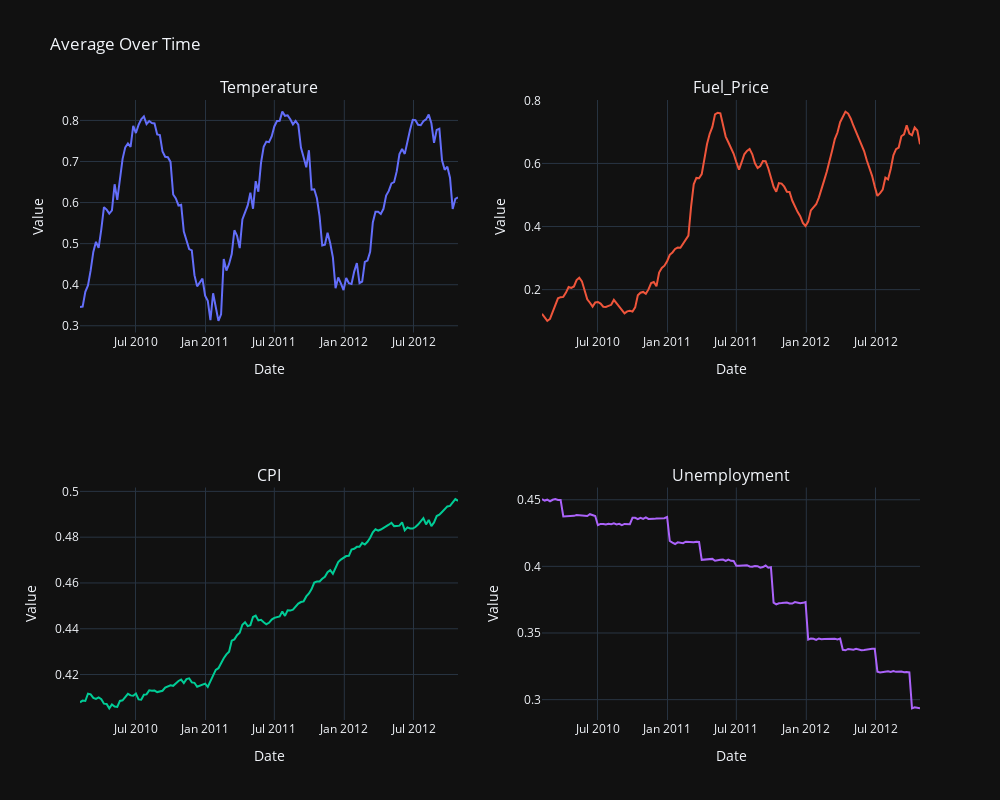

The code cell stored with this chart in its notebook:
### Code cell
for i , col in enumerate(columns_to_plot):
    plotday(col, row_num = i//2+1 , col_num = i%2+1)
fig.show()

### Figure 1 — Plotly figure (JSON) as saved in the notebook; plotly's stock layout.template omitted (floating-point values rounded to 4 significant figures; data arrays with more than 128 entries replaced by an {"elided": "..."} marker saying what was removed)
{"data": [{"mode": "lines", "name": "Temperature", "type": "scatter", "x": {"elided": "143 str values"}, "xaxis": "x", "y": {"elided": "143 float values"}, "yaxis": "y"}, {"mode": "lines", "name": "Fuel_Price", "type": "scatter", "x": {"elided": "143 str values"}, "xaxis": "x2", "y": {"elided": "143 float values"}, "yaxis": "y2"}, {"mode": "lines", "name": "CPI", "type": "scatter", "x": {"elided": "143 str values"}, "xaxis": "x3", "y": {"elided": "143 float values"}, "yaxis": "y3"}, {"mode": "lines", "name": "Unemployment", "type": "scatter", "x": {"elided": "143 str values"}, "xaxis": "x4", "y": {"elided": "143 float values"}, "yaxis": "y4"}], "layout": {"annotations": [{"font": {"size": 16}, "showarrow": false, "text": "Temperature", "x": 0.225, "xanchor": "center", "xref": "paper", "y": 1, "yanchor": "bottom", "yref": "paper"}, {"font": {"size": 16}, "showarrow": false, "text": "Fuel_Price", "x": 0.775, "xanchor": "center", "xref": "paper", "y": 1, "yanchor": "bottom", "yref": "paper"}, {"font": {"size": 16}, "showarrow": false, "text": "CPI", "x": 0.225, "xanchor": "center", "xref": "paper", "y": 0.375, "yanchor": "bottom", "yref": "paper"}, {"font": {"size": 16}, "showarrow": false, "text": "Unemployment", "x": 0.775, "xanchor": "center", "xref": "paper", "y": 0.375, "yanchor": "bottom", "yref": "paper"}], "height": 800, "showlegend": false, "title": {"text": "Average Over Time"}, "width": 1000, "xaxis": {"anchor": "y", "domain": [0, 0.45], "title": {"text": "Date"}}, "xaxis2": {"anchor": "y2", "domain": [0.55, 1], "title": {"text": "Date"}}, "xaxis3": {"anchor": "y3", "domain": [0, 0.45], "title": {"text": "Date"}}, "xaxis4": {"anchor": "y4", "domain": [0.55, 1], "title": {"text": "Date"}}, "yaxis": {"anchor": "x", "domain": [0.625, 1], "title": {"text": "Value"}}, "yaxis2": {"anchor": "x2", "domain": [0.625, 1], "title": {"text": "Value"}}, "yaxis3": {"anchor": "x3", "domain": [0, 0.375], "title": {"text": "Value"}}, "yaxis4": {"anchor": "x4", "domain": [0, 0.375], "title": {"text": "Value"}}}}
